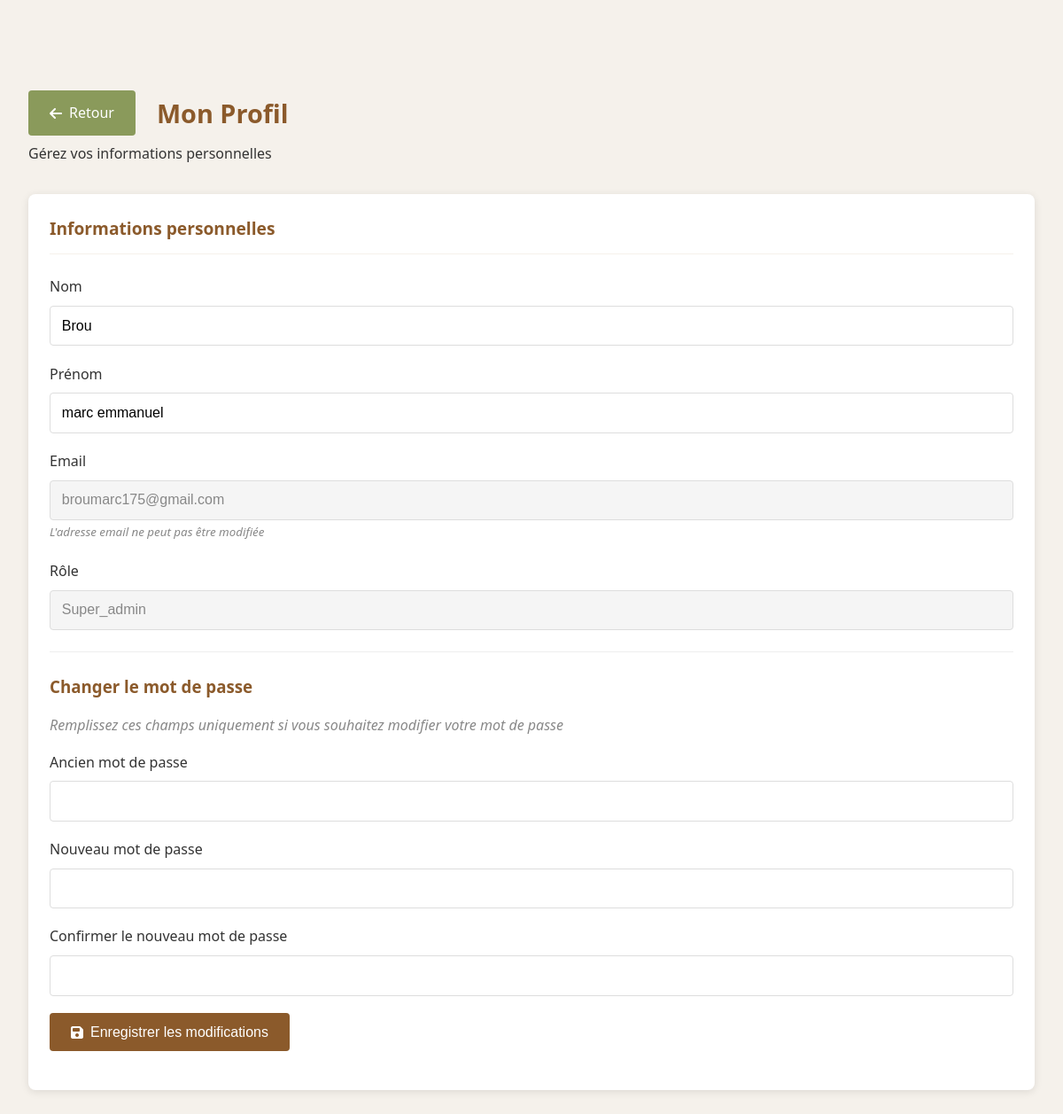
Page /modules/employe/profile.php (signed in) on the committed database.
### tables this page shows
CREATE TABLE `users` (
  `id` int(11) NOT NULL,
  `nom` varchar(100) NOT NULL,
  `prenom` varchar(100) NOT NULL,
  `email` varchar(255) NOT NULL,
  `password` varchar(255) NOT NULL,
  `role` enum('super_admin','planificateur','agent') NOT NULL,
  `created_at` timestamp NOT NULL DEFAULT current_timestamp(),
  `active` tinyint(1) DEFAULT 1
);

### modules/employe/profile.php (the view, shortened to what this page needs)
<?php
$db = getDB();
$user_id = $_SESSION['user_id'];
$stmt = $db->prepare("SELECT * FROM users WHERE id = ?");
$stmt->execute([$user_id]);
$user = $stmt->fetch(PDO::FETCH_ASSOC);
?>
<!DOCTYPE html>
<html lang="fr">
<head>
    <link rel="stylesheet" href="https://cdnjs.cloudflare.com/ajax/libs/font-awesome/6.4.0/css/all.min.css">
</head>
<body>
  <div class="main-content">
      <div class="page-header">
          <div class="page-header-top">
              <a href="index.php" class="btn btn-back">
                  <i class="fas fa-arrow-left"></i>
                  <span>Retour</span>
              </a>
              <h1 class="page-title">Mon Profil</h1>
          </div>
          <span>Gérez vos informations personnelles</span>
      </div>
      <div class="card">
          <div class="card-header">
              <h2 class="card-title">Informations personnelles</h2>
          </div>
          <form method="POST" class="profile-form">
              <div class="form-group">
                  <label for="nom">Nom</label>
                  <input type="text" id="nom" name="nom" class="form-control"
                          value="<?= htmlspecialchars($user['nom']) ?>" required>
              </div>
              <div class="form-group">
                  <label for="prenom">Prénom</label>
                  <input type="text" id="prenom" name="prenom" class="form-control"
                          value="<?= htmlspecialchars($user['prenom']) ?>" required>
              </div>
              <div class="form-group">
                  <label for="email">Email</label>
                  <input type="email" id="email" class="form-control"
                          value="<?= htmlspecialchars($user['email']) ?>" disabled
                          style="background-color: #f5f5f5; color: #888;">
                  <small>L'adresse email ne peut pas être modifiée</small>
              </div>
              <div class="form-group">
                  <label for="role">Rôle</label>
                  <input type="text" id="role" class="form-control"
                          value="<?= htmlspecialchars(ucfirst($user['role'])) ?>" disabled
                          style="background-color: #f5f5f5; color: #888;">
              </div>
              <hr>
              <h3>Changer le mot de passe</h3>
              <p style="margin-bottom: 1rem; color: #888; font-style: italic;">
                  Remplissez ces champs uniquement si vous souhaitez modifier votre mot de passe
              </p>
              <div class="form-group">
                  <label for="current_password">Ancien mot de passe</label>
                  <input type="password" id="current_password" name="current_password" class="form-control">
              </div>
              <div class="form-group">
                  <label for="new_password">Nouveau mot de passe</label>
                  <input type="password" id="new_password" name="new_password" class="form-control">
              </div>
              <div class="form-group">
                  <label for="confirm_password">Confirmer le nouveau mot de passe</label>
                  <input type="password" id="confirm_password" name="confirm_password" class="form-control">
              </div>
              <div class="form-group">
                  <button type="submit" class="btn btn-primary">
                      <i class="fas fa-save"></i> Enregistrer les modifications
                  </button>
              </div>
          </form>
      </div>
  </div>
</body>
</html>

### modules/employe/profile.php (style rules this page uses)
:root { --doré-foncé: #8B5A2B; --doré-clair: #C89B66; --ivoire: #F5F1EB; --blanc: #FFFFFF; --gris-anthracite: #333333; --vert-sage: #8A9A5B; --ombre: rgba(0, 0, 0, 0.1); }
* { margin: 0; padding: 0; box-sizing: border-box; }
body { font-family: 'Segoe UI', Tahoma, Geneva, Verdana, sans-serif; background-color: var(--ivoire); color: var(--gris-anthracite); line-height: 1.6; padding-top: 70px; }
.main-content { width: 100%; padding: clamp(1rem, 3vw, 2rem); margin-top: 0; }
.page-header { display: flex; flex-direction: column; gap: 0.5rem; margin-bottom: 2rem; }
.page-header-top { display: flex; align-items: center; gap: clamp(0.8rem, 3vw, 1.5rem); width: 100%; flex-wrap: wrap; }
.page-title { font-size: clamp(1.4rem, 4vw, 1.8rem); color: var(--doré-foncé); font-weight: 600; flex: 1; }
.btn-back { display: inline-flex; align-items: center; gap: 0.5rem; text-decoration: none; padding: clamp(0.5rem, 2vw, 0.7rem) clamp(0.8rem, 3vw, 1.2rem); border-radius: 4px; font-weight: 500; transition: all 0.3s; background-color: var(--vert-sage); color: var(--blanc); border: none; cursor: pointer; font-size: clamp(0.8rem, 2vw, 1rem); white-space: nowrap; }
.card { background-color: var(--blanc); border-radius: 8px; box-shadow: 0 2px 10px var(--ombre); padding: clamp(1rem, 3vw, 1.5rem); margin-bottom: 1.5rem; }
.card-header { display: flex; justify-content: space-between; align-items: center; margin-bottom: 1.5rem; padding-bottom: 0.8rem; border-bottom: 1px solid var(--ivoire); flex-wrap: wrap; gap: 1rem; }
.card-title { font-size: clamp(1.1rem, 3vw, 1.2rem); color: var(--doré-foncé); font-weight: 600; }
.form-group { margin-bottom: 1.2rem; }
.form-group label { display: block; margin-bottom: 0.5rem; font-weight: 500; color: var(--gris-anthracite); font-size: clamp(0.9rem, 2vw, 1rem); }
.form-control { width: 100%; padding: clamp(0.6rem, 2vw, 0.8rem); border: 1px solid #ddd; border-radius: 4px; font-size: clamp(0.9rem, 2vw, 1rem); transition: border-color 0.3s; }
.btn { padding: clamp(0.6rem, 2vw, 0.8rem) clamp(1rem, 3vw, 1.5rem); border: none; border-radius: 4px; cursor: pointer; font-size: clamp(0.9rem, 2vw, 1rem); font-weight: 500; transition: all 0.3s; display: inline-flex; align-items: center; gap: 0.5rem; text-decoration: none; }
.btn-primary { background-color: var(--doré-foncé); color: var(--blanc); }
.profile-form hr { margin: 1.5rem 0; border: none; border-top: 1px solid #eee; }
.profile-form h3 { margin-bottom: 1rem; color: var(--doré-foncé); }
.profile-form small { color: #888; font-style: italic; }

### rows in the picture
users: nom "Brou", prenom "marc emmanuel", email "broumarc175@gmail.com", role "Super_admin"
